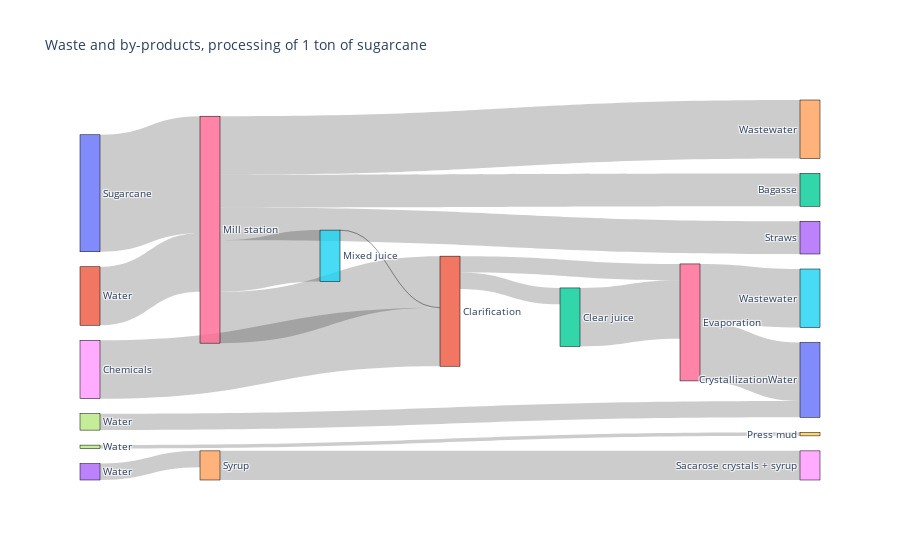

Notebook cell for this chart:
### Markdown cell above
We decided to focus the aim of the plot on the waste and not on the valorization. Here is a modified version that only shows products and direct waste. We also introduced the names of each step for clarity.

### Code cell
fig = go.Figure(data=[go.Sankey(
    node=dict(
        pad=15,
        thickness=20,
        line=dict(color="black", width=0.5),
        label=[# 0
            "Sugarcane", 
            # 1 2 3 4 5 6
            "Water", "Bagasse", "Straws", "Wastewater", "Mixed juice", "Mill station", 
            # 7 8 9 10 11 12
            "Water", "Chemicals", "Press mud", "Wastewater", "Clarification", "Clear juice",
            # 13 14 15 16
            "Water", "Syrup", "Wastewater", "Evaporation", 
            # 17 18 19 20
            "Water", "Sacarose crystals + syrup", "Wastewater", "Crystallization" 
            # 21 22 23 24
            "Water", "Sugar", "Molasses", "Centrifuge",
        # 25
        "Other"] 
    ),
    link=dict(
        source=[0, 1, 6, 6, 6, 6, 6, 5, 8, 7, 11, 11, 12, 13, 16, 16, 17, 14, 20, 6],
        target=[6, 6, 2, 3, 4, 5, 11, 11, 11, 9, 12, 16, 16, 14, 15, 20, 20, 18, 25],
        value=[1, 0.5, 0.28, 0.28, 0.5, 0.44, 0.44, 0.001, 0.5, 0.03, 0.14, 0.14, 0.5, 0.14, 0.5, 0.5, 0.14, 0.249]
))])

fig.update_layout(title_text="Waste and by-products, processing of 1 ton of sugarcane", font_size=10)
fig.show()

### Figure 1 — Plotly figure (JSON) as saved in the notebook; plotly's stock layout.template omitted (floating-point values rounded to 4 significant figures)
{"data": [{"link": {"source": [0, 1, 6, 6, 6, 6, 6, 5, 8, 7, 11, 11, 12, 13, 16, 16, 17, 14, 20, 6], "target": [6, 6, 2, 3, 4, 5, 11, 11, 11, 9, 12, 16, 16, 14, 15, 20, 20, 18, 25], "value": [1, 0.5, 0.28, 0.28, 0.5, 0.44, 0.44, 0.001, 0.5, 0.03, 0.14, 0.14, 0.5, 0.14, 0.5, 0.5, 0.14, 0.249]}, "node": {"label": ["Sugarcane", "Water", "Bagasse", "Straws", "Wastewater", "Mixed juice", "Mill station", "Water", "Chemicals", "Press mud", "Wastewater", "Clarification", "Clear juice", "Water", "Syrup", "Wastewater", "Evaporation", "Water", "Sacarose crystals + syrup", "Wastewater", "CrystallizationWater", "Sugar", "Molasses", "Centrifuge", "Other"], "line": {"color": "black", "width": 0.5}, "pad": 15, "thickness": 20}, "type": "sankey"}], "layout": {"font": {"size": 10}, "title": {"text": "Waste and by-products, processing of 1 ton of sugarcane"}}}
